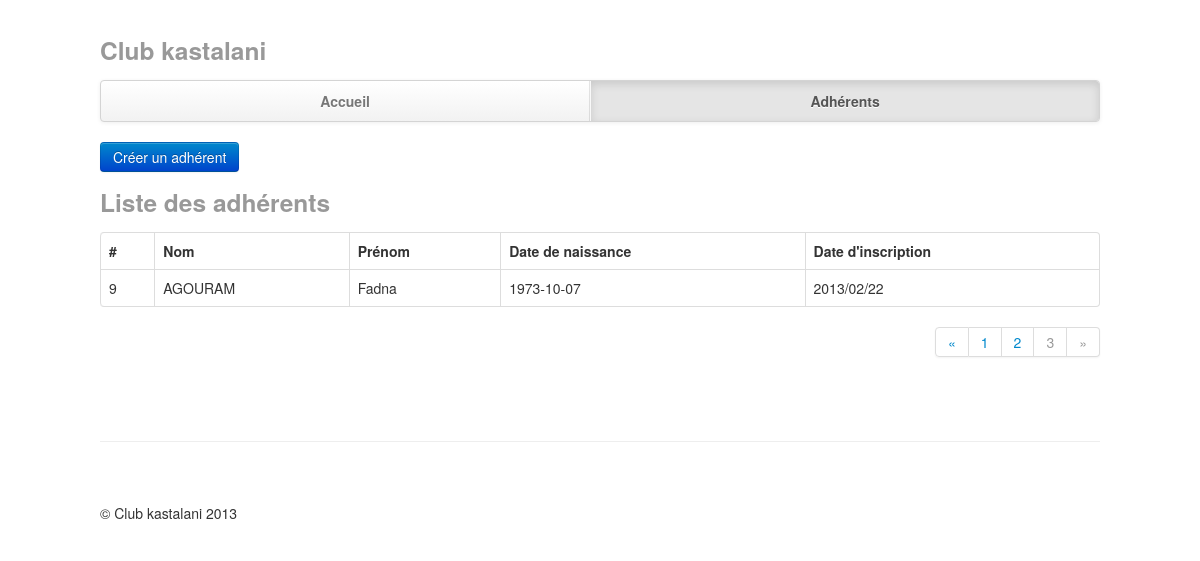
Page /adherents.php?pg=3 (signed in) on the committed database.
### tables this page shows
CREATE TABLE `adherent` (
  `id_mbr` int(100) NOT NULL AUTO_INCREMENT,
  `nom` varchar(100) NOT NULL,
  `prenom` varchar(100) NOT NULL,
  `categorie` varchar(100) NOT NULL,
  `date_naiss` date NOT NULL,
  `cin` varchar(100) NOT NULL,
  `profession` varchar(100) NOT NULL,
  `adresse` varchar(500) NOT NULL,
  `ville` varchar(100) NOT NULL,
  `telephone` varchar(100) NOT NULL,
  `email` varchar(255) NOT NULL,
  `date_insc` varchar(100) NOT NULL,
  `observation` varchar(1000) NOT NULL,
  `nom_photo` varchar(255) NOT NULL,
  `nom_cin_recto` varchar(255) NOT NULL,
  `nom_cin_verso` varchar(255) NOT NULL,
  `conseiller` varchar(100) NOT NULL,
  PRIMARY KEY (`id_mbr`)
);

### classes/Http.php (called while the page is built, shortened)
<?php
class Http
{
    private static $instance;
    public static function getInstance()
    {
        if (!isset(self::$instance)) {
            self::$instance = new self;
        }
        return self::$instance;
    }
    public function get($name, $default = null)
    {
        if (isset($_GET[$name])) {
            return $_GET[$name];
        } elseif (isset($_POST[$name])) {
            return $_POST[$name];
        } elseif (isset($_COOKIE[$name])) {
            return $_COOKIE[$name];
        } elseif (isset($_ENV[$name])) {
            return $_ENV[$name];
        } elseif (isset($_SERVER[$name])) {
            return $_SERVER[$name];
        }
        return $default;
    }
    public function getCurrentUrl($append = array(), $remove = array())
    {
        $baseURI  = $this->get('PHP_SELF');
        $querySTR = $this->get('QUERY_STRING');
        $output = null;
        parse_str($querySTR, $output);
        foreach ($remove as $key) {
            unset($output[$key]);
        }
        $querySTR2 = http_build_query(array_merge($output, $append));
        if ($querySTR2) {
            $baseURI .= '?' . $querySTR2;
        }
        return $baseURI;
    }
}

### classes/Config.php (called while the page is built, shortened)
<?php
class Config
{
    private $dbName = DB_NAME;
    private $dbPassword = DB_PASSWORD;
    private $dbUsername = DB_USERNAME;
    private $dbServer = DB_SERVER;
    private $perPage = PAGER_PER_PAGE;
    private $pageName = PAGE_NAME;
    private static $instance;
    public static function getInstance()
    {
        if (!isset(self::$instance)) {
            self::$instance = new self;
        }
        return self::$instance;
    }
    public function getDbName()
    {
        return $this->dbName;
    }
    public function getDbPassword()
    {
        return $this->dbPassword;
    }
    public function getDbUsername()
    {
        return $this->dbUsername;
    }
    public function getDbServer()
    {
        return $this->dbServer;
    }
    public function getPerPage()
    {
        return $this->perPage;
    }
    public function getPageName()
    {
        return $this->pageName;
    }
}

### classes/Pager.php (called while the page is built, shortened)
<?php
class Pager
{
    private $sql;
    private $perPage;
    private $currPage;
    private static $instance;
    function __construct()
    {
        $this->currPage = Http::getInstance()->get(Config::getInstance()->getPageName(), 1);
        $this->perPage  = Config::getInstance()->getPerPage();
    }
    public static function getInstance()
    {
        if (!isset(self::$instance)) {
            self::$instance = new self;
        }
        return self::$instance;
    }
    public function setSQL($sql)
    {
        $this->sql = $sql;
    }
    public function getPagerSQL()
    {
        $pagerSql = str_replace('SELECT ', 'SELECT SQL_CALC_FOUND_ROWS ', $this->sql);
        $offset = ($this->currPage - 1) * $this->perPage;
        $pagerSqlWithLimit = sprintf('%s LIMIT %d, %d', $pagerSql, $offset, $this->perPage);
        return $pagerSqlWithLimit;
    }
    public function getItems()
    {
        $this->items      = DB::getInstance()->query($this->getPagerSql());
        $this->countItems = DB::getInstance()->query('SELECT FOUND_ROWS() as count')->fetchColumn(0);
        return $this->items;
    }
}

### classes/DB.php (called while the page is built, shortened)
<?php
class DB
{
    private static $instance;
    private $db;
    public function __construct()
    {
        $config = Config::getInstance();
        $dsn = sprintf('mysql:dbname=%s;host=%s', $config->getDbName(), $config->getDbServer());
        $this->db = new PDO($dsn, $config->getDbUsername(), $config->getDbPassword(), array(PDO::MYSQL_ATTR_INIT_COMMAND => 'SET NAMES \'UTF8\''));
    }
    public static function getInstance()
    {
        if (!isset(self::$instance)) {
            self::$instance = new self;
        }
        return self::$instance;
    }
    public function query($sql)
    {
        return $this->db->query($sql);
    }
}

### views/_adherents_list.php (the view, shortened to what this page needs)
    <?php include './views/_menu.php'; ?>
      <div class="row-fluid">
            <a href="<?php echo Http::getInstance()->getCurrentUrl(array('action' => 'new'), array('action', Config::getInstance()->getPageName())) ?>" class="btn btn-primary">
                Créer un adhérent
            </a>
            <h3 class="muted">Liste des adhérents</h3>
            <table class="table table-bordered">
              <thead>
                <tr>
                  <th>#</th>
                  <th>Nom</th>
                  <th>Prénom</th>
                  <th>Date de naissance</th>
                  <th>Date d'inscription</th>
                </tr>
              </thead>
              <tbody>
                <?php foreach ($pager->getItems() as $adherent): ?>
                <tr>
                  <td><?php echo $adherent['id_mbr']; ?></td>
                  <td><?php echo $adherent['nom']; ?></td>
                  <td><?php echo $adherent['prenom']; ?></td>
                  <td><?php echo $adherent['date_naiss']; ?></td>
                  <td><?php echo $adherent['date_insc']; ?></td>
                </tr>
                <?php endforeach; ?>
              </tbody>
            </table>
            <?php include './views/_pagination.php'; ?>
      </div>
      <?php include './views/_footer.php'; ?>
<?php include '_template.php'; ?>

### views/_style.php (style rules this page uses)
body { padding-top: 20px; padding-bottom: 60px; }

### rows in the picture
adherent: id_mbr "9", nom "AGOURAM", prenom "Fadna", date_naiss "1973-10-07", date_insc "2013/02/22"
